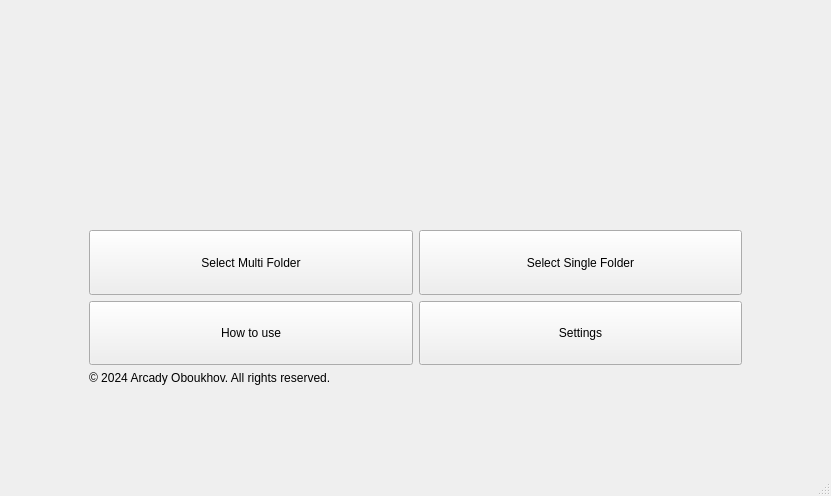
<?xml version="1.0" encoding="UTF-8"?>
<ui version="4.0">
 <class>MainWindow</class>
 <widget class="QMainWindow" name="VideoExcess">
  <property name="geometry">
   <rect>
    <x>0</x>
    <y>0</y>
    <width>831</width>
    <height>496</height>
   </rect>
  </property>
  <property name="windowTitle">
   <string>VideoExcess</string>
  </property>
  <widget class="QWidget" name="centralwidget">
   <layout class="QGridLayout" name="gridLayout">
    <item row="0" column="1">
     <spacer name="verticalSpacer_2">
      <property name="orientation">
       <enum>Qt::Orientation::Vertical</enum>
      </property>
      <property name="sizeType">
       <enum>QSizePolicy::Policy::Minimum</enum>
      </property>
      <property name="sizeHint" stdset="0">
       <size>
        <width>20</width>
        <height>80</height>
       </size>
      </property>
     </spacer>
    </item>
    <item row="1" column="0">
     <spacer name="horizontalSpacer">
      <property name="orientation">
       <enum>Qt::Orientation::Horizontal</enum>
      </property>
      <property name="sizeType">
       <enum>QSizePolicy::Policy::Minimum</enum>
      </property>
      <property name="sizeHint" stdset="0">
       <size>
        <width>80</width>
        <height>20</height>
       </size>
      </property>
     </spacer>
    </item>
    <item row="1" column="1">
     <layout class="QVBoxLayout" name="verticalLayout_2">
      <item>
       <widget class="QLabel" name="label">
        <property name="sizePolicy">
         <sizepolicy hsizetype="MinimumExpanding" vsizetype="MinimumExpanding">
          <horstretch>0</horstretch>
          <verstretch>0</verstretch>
         </sizepolicy>
        </property>
        <property name="text">
         <string/>
        </property>
        <property name="pixmap">
         <pixmap>videoexcess.png</pixmap>
        </property>
        <property name="scaledContents">
         <bool>true</bool>
        </property>
       </widget>
      </item>
      <item>
       <layout class="QVBoxLayout" name="verticalLayout">
        <item>
         <layout class="QHBoxLayout" name="horizontalLayout">
          <item>
           <widget class="QPushButton" name="pushButton_2">
            <property name="sizePolicy">
             <sizepolicy hsizetype="MinimumExpanding" vsizetype="MinimumExpanding">
              <horstretch>0</horstretch>
              <verstretch>0</verstretch>
             </sizepolicy>
            </property>
            <property name="text">
             <string>Select Multi Folder</string>
            </property>
           </widget>
          </item>
          <item>
           <widget class="QPushButton" name="pushButton">
            <property name="sizePolicy">
             <sizepolicy hsizetype="MinimumExpanding" vsizetype="MinimumExpanding">
              <horstretch>0</horstretch>
              <verstretch>0</verstretch>
             </sizepolicy>
            </property>
            <property name="text">
             <string>Select Single Folder</string>
            </property>
           </widget>
          </item>
         </layout>
        </item>
        <item>
         <layout class="QHBoxLayout" name="horizontalLayout_2">
          <item>
           <widget class="QPushButton" name="pushButton_4">
            <property name="sizePolicy">
             <sizepolicy hsizetype="MinimumExpanding" vsizetype="MinimumExpanding">
              <horstretch>0</horstretch>
              <verstretch>0</verstretch>
             </sizepolicy>
            </property>
            <property name="text">
             <string>How to use</string>
            </property>
           </widget>
          </item>
          <item>
           <widget class="QPushButton" name="pushButton_3">
            <property name="sizePolicy">
             <sizepolicy hsizetype="MinimumExpanding" vsizetype="MinimumExpanding">
              <horstretch>0</horstretch>
              <verstretch>0</verstretch>
             </sizepolicy>
            </property>
            <property name="text">
             <string>Settings</string>
            </property>
           </widget>
          </item>
         </layout>
        </item>
       </layout>
      </item>
      <item>
       <widget class="QLabel" name="label_2">
        <property name="text">
         <string>© 2024 Arcady Oboukhov. All rights reserved.</string>
        </property>
       </widget>
      </item>
     </layout>
    </item>
    <item row="1" column="2">
     <spacer name="horizontalSpacer_2">
      <property name="orientation">
       <enum>Qt::Orientation::Horizontal</enum>
      </property>
      <property name="sizeType">
       <enum>QSizePolicy::Policy::Minimum</enum>
      </property>
      <property name="sizeHint" stdset="0">
       <size>
        <width>80</width>
        <height>20</height>
       </size>
      </property>
     </spacer>
    </item>
    <item row="2" column="1">
     <spacer name="verticalSpacer">
      <property name="orientation">
       <enum>Qt::Orientation::Vertical</enum>
      </property>
      <property name="sizeType">
       <enum>QSizePolicy::Policy::Minimum</enum>
      </property>
      <property name="sizeHint" stdset="0">
       <size>
        <width>20</width>
        <height>80</height>
       </size>
      </property>
     </spacer>
    </item>
   </layout>
  </widget>
  <widget class="QMenuBar" name="menubar">
   <property name="geometry">
    <rect>
     <x>0</x>
     <y>0</y>
     <width>831</width>
     <height>25</height>
    </rect>
   </property>
  </widget>
  <widget class="QStatusBar" name="statusbar"/>
 </widget>
 <resources/>
 <connections/>
</ui>
